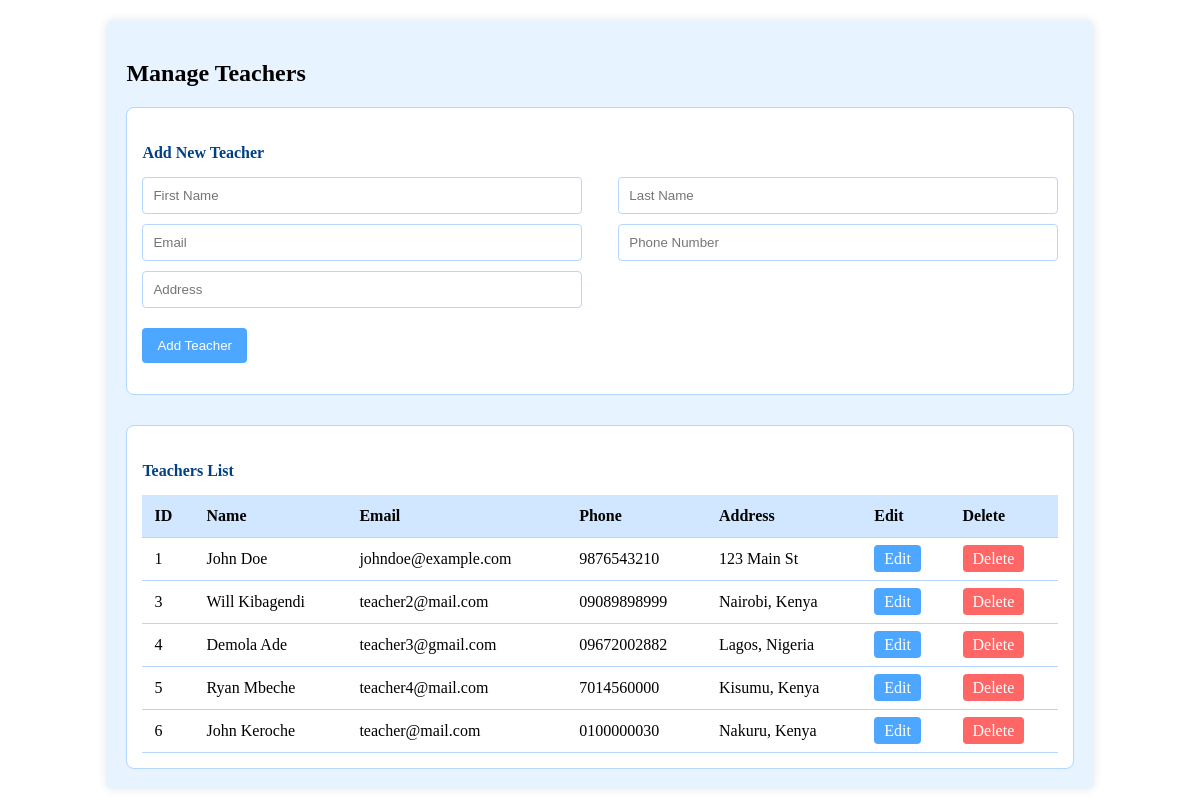
The app's page /Admin/teachers.php, older data.
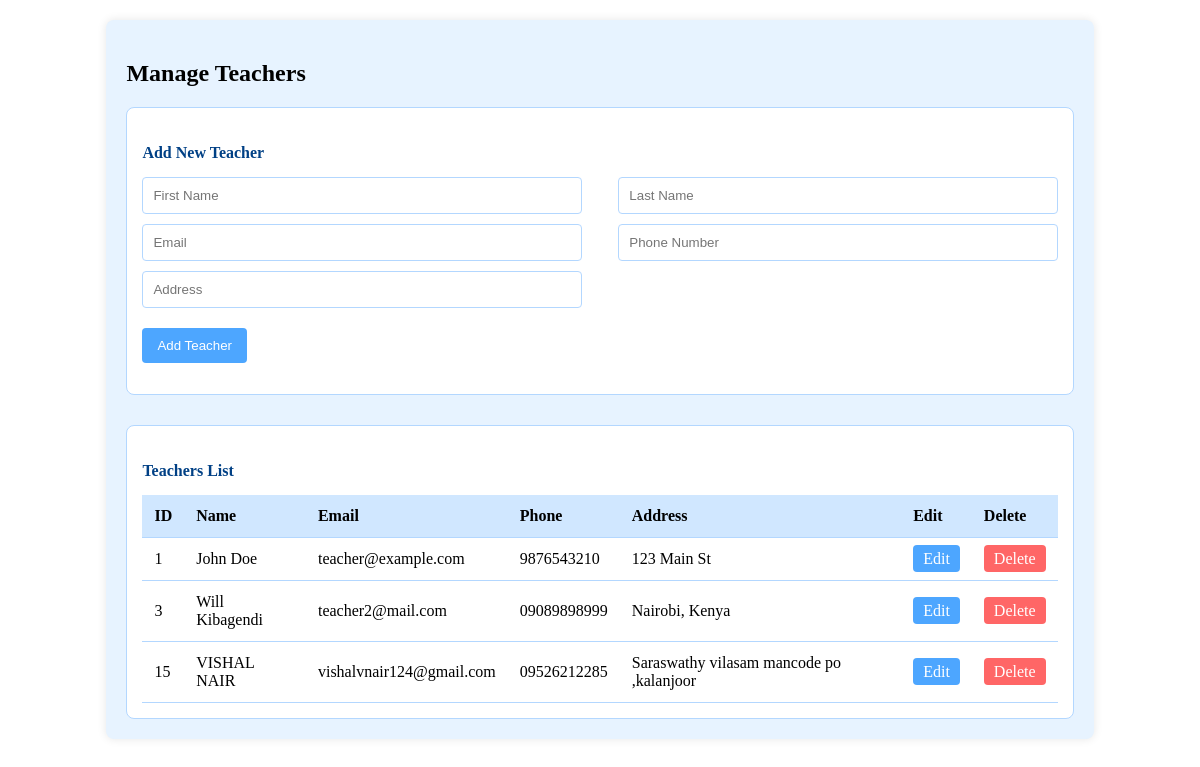
The same page, newer data.
### tables this page shows
CREATE TABLE `tblteachers` (
  `tea_id` int(10) NOT NULL,
  `tea_firstName` varchar(255) NOT NULL,
  `tea_lastName` varchar(255) NOT NULL,
  `tea_emailAddress` varchar(255) NOT NULL,
  `tea_password` varchar(255) NOT NULL,
  `tea_phoneNo` varchar(50) NOT NULL,
  `tea_dateCreated` varchar(50) NOT NULL,
  `tea_address` text NOT NULL,
  `tea_is_assigned` int(11) NOT NULL DEFAULT 0
);

### Admin/teachers.php (the view, shortened to what this page needs)
<?php
include('../includes/dbcon.php');
$edit_teacher = false;
?>
<div class="teachers-section">
    <h2 class="text-center">Manage Teachers</h2>
    <div class="form-container">
        <h4><?php echo $edit_teacher ? 'Edit Teacher' : 'Add New Teacher'; ?></h4>
        <form method="POST" action="teachers.php">
            <div class="form-row">
                <input type="text" name="first_name" placeholder="First Name"
                    value="<?= $edit_teacher ? $teacher['tea_firstName'] : '' ?>" required>
                <input type="text" name="last_name" placeholder="Last Name"
                    value="<?= $edit_teacher ? $teacher['tea_lastName'] : '' ?>" required>
            </div>
            <div class="form-row">
                <input type="email" name="email" placeholder="Email"
                    value="<?= $edit_teacher ? $teacher['tea_emailAddress'] : '' ?>" required>
                <input type="text" name="phone" placeholder="Phone Number"
                    value="<?= $edit_teacher ? $teacher['tea_phoneNo'] : '' ?>" required>
            </div>
            <div class="form-row">
                <input type="text" name="address" placeholder="Address"
                    value="<?= $edit_teacher ? $teacher['tea_address'] : '' ?>" required>
            </div>
            <?php if ($edit_teacher): ?>
                <button type="submit" name="update_teacher" class="submit-btn">Update Teacher</button>
            <?php else: ?>
                <button type="submit" name="add_teacher" class="submit-btn">Add Teacher</button>
            <?php endif; ?>
        </form>
    </div>
    <div class="list-container">
        <h4>Teachers List</h4>
        <table>
            <thead>
                <tr>
                    <th>ID</th>
                    <th>Name</th>
                    <th>Email</th>
                    <th>Phone</th>
                    <th>Address</th>
                    <th>Edit</th>
                    <th>Delete</th>
                </tr>
            </thead>
            <tbody>
                <?php
                $result = $conn->query("SELECT * FROM tblteachers");
                while ($row = $result->fetch_assoc()): ?>
                    <tr>
                        <td><?= $row['tea_id'] ?></td>
                        <td><?= $row['tea_firstName'] . ' ' . $row['tea_lastName'] ?></td>
                        <td><?= $row['tea_emailAddress'] ?></td>
                        <td><?= $row['tea_phoneNo'] ?></td>
                        <td><?= $row['tea_address'] ?></td>
                        <td>
                            <a href="index.php?page=teachers.php?edit=<?= $row['tea_id'] ?>" class="btn btn-edit">Edit</a>
                        </td>
                        <td>
                            <a href="teachers.php?delete=<?= $row['tea_id'] ?>" class="btn btn-delete"
                                onclick="return confirm('Are you sure you want to delete this teacher?');">Delete</a>
                        </td>
                    </tr>
                <?php endwhile; ?>
            </tbody>
        </table>
    </div>
</div>

### Admin/teachers.php (style rules this page uses)
.teachers-section { background-color: #e7f3ff; width: 80%; margin: 20px auto; padding: 20px; border-radius: 8px; box-shadow: 0 0 10px rgba(0, 0, 0, 0.1); }
.form-container { margin-bottom: 30px; padding: 15px; border: 1px solid #b3d7ff; background-color: #ffffff; border-radius: 8px; }
.form-container h4 { color: #004085; margin-bottom: 15px; }
.form-row { display: flex; justify-content: space-between; margin-bottom: 10px; }
.form-row input { width: 48%; padding: 10px; border: 1px solid #b3d7ff; border-radius: 4px; }
.submit-btn { background-color: #4da6ff; color: #fff; padding: 10px 15px; border: none; border-radius: 4px; cursor: pointer; margin-top: 10px; }
.list-container { padding: 15px; background-color: #ffffff; border-radius: 8px; border: 1px solid #b3d7ff; }
.list-container h4 { color: #004085; margin-bottom: 15px; }
table { width: 100%; border-collapse: collapse; }
table th, table td { padding: 12px; text-align: left; border-bottom: 1px solid #b3d7ff; }
table thead { background-color: #d0e7ff; }
.btn { padding: 5px 10px; border: none; border-radius: 4px; cursor: pointer; color: #fff; }
.btn-edit { background-color: #4da6ff; }
.btn-delete { background-color: #ff6666; }
a { text-decoration: none; }

Row changes from the older to the newer data that the page shows:
removed tblteachers: tea_id "4", tea_firstName "Demola", tea_lastName "Ade", tea_emailAddress "teacher3@gmail.com", tea_phoneNo "09672002882", tea_address "Lagos, Nigeria"
removed tblteachers: tea_id "5", tea_firstName "Ryan", tea_lastName "Mbeche", tea_emailAddress "teacher4@mail.com", tea_phoneNo "7014560000", tea_address "Kisumu, Kenya"
removed tblteachers: tea_id "6", tea_firstName "John", tea_lastName "Keroche", tea_emailAddress "teacher@mail.com", tea_phoneNo "0100000030", tea_address "Nakuru, Kenya"
changed tblteachers "John": tea_emailAddress "johndoe@example.com" → "teacher@example.com"
added tblteachers: tea_id "15", tea_firstName "VISHAL", tea_lastName "NAIR", tea_emailAddress "vishalvnair124@gmail.com", tea_phoneNo "09526212285", tea_address "Saraswathy vilasam mancode po ,kalanjoor"
